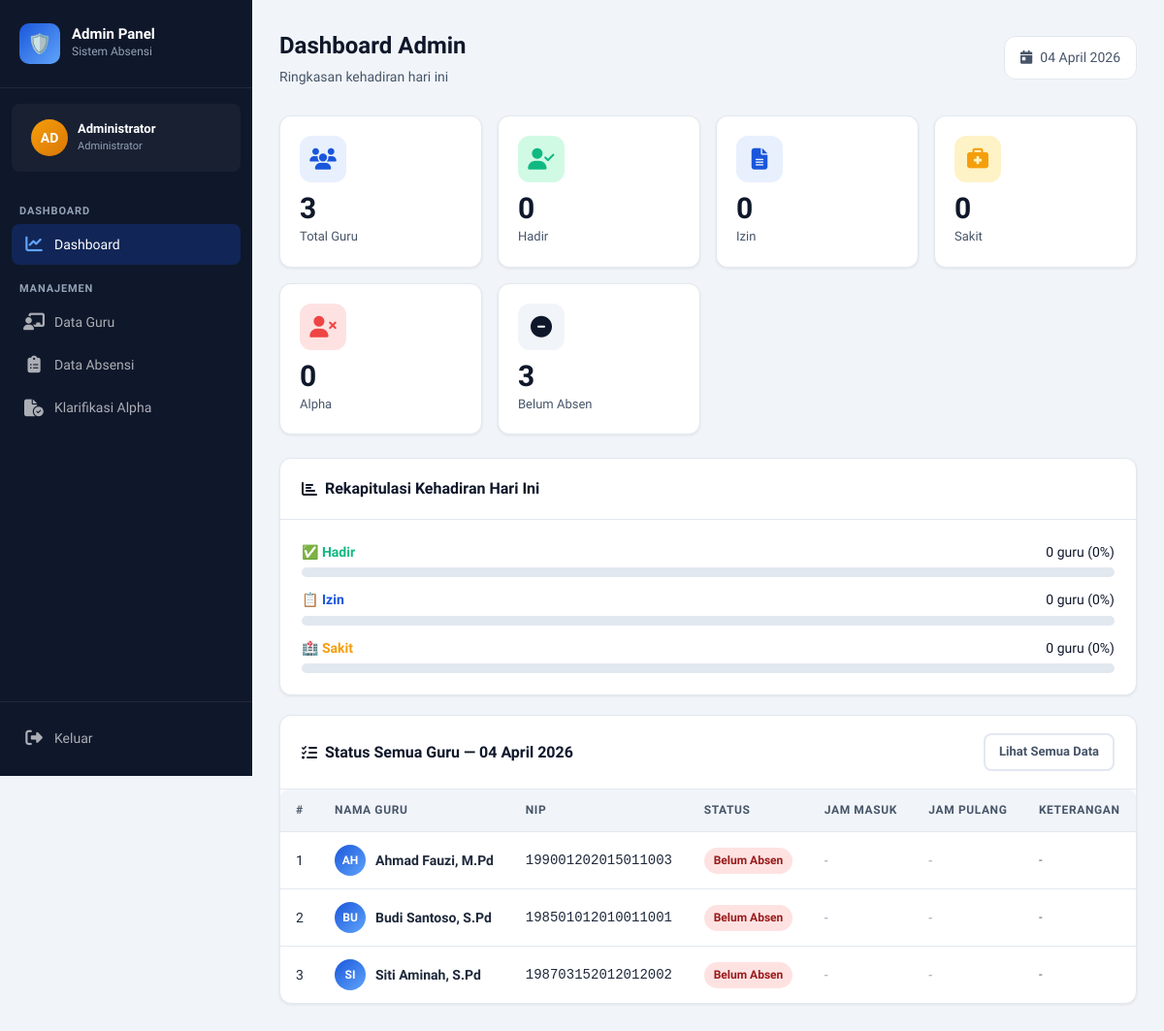
Screenshot of /admin/dashboard.php (signed in) with the database file from the repository.
### tables this page shows
CREATE TABLE IF NOT EXISTS guru (
    id INT AUTO_INCREMENT PRIMARY KEY,
    nama VARCHAR(100) NOT NULL,
    nip VARCHAR(30) NOT NULL UNIQUE,
    sk VARCHAR(50) DEFAULT NULL,
    spmt VARCHAR(100) DEFAULT NULL,
    password VARCHAR(255) NOT NULL,
    created_at TIMESTAMP DEFAULT CURRENT_TIMESTAMP
);

### includes/auth_admin.php (called while the page is built, shortened)
<?php
require_once __DIR__ . '/config.php';
$admin_id = (int)$_SESSION['admin_id'];
$stmt = $conn->prepare("SELECT * FROM admin WHERE id = ?");
$stmt->bind_param("i", $admin_id);
$stmt->execute();
$result = $stmt->get_result();
$admin = $result->fetch_assoc();
?>

### includes/config.php (called while the page is built, shortened)
<?php
function getTodayDate() {
    return date('Y-m-d');
}
function formatDate($date) {
    $bulan = ['', 'Januari', 'Februari', 'Maret', 'April', 'Mei', 'Juni',
              'Juli', 'Agustus', 'September', 'Oktober', 'November', 'Desember'];
    $d = explode('-', $date);
    return $d[2] . ' ' . $bulan[(int)$d[1]] . ' ' . $d[0];
}
?>

### admin/dashboard.php (the view, shortened to what this page needs)
<?php
require_once '../includes/auth_admin.php';
$today = getTodayDate();
$total_guru   = $conn->query("SELECT COUNT(*) as t FROM guru")->fetch_assoc()['t'];
$hadir        = $conn->query("SELECT COUNT(*) as t FROM absensi WHERE tanggal='$today' AND status='hadir' AND jam_masuk IS NOT NULL")->fetch_assoc()['t'];
$izin         = $conn->query("SELECT COUNT(*) as t FROM absensi WHERE tanggal='$today' AND status='izin'")->fetch_assoc()['t'];
$sakit        = $conn->query("SELECT COUNT(*) as t FROM absensi WHERE tanggal='$today' AND status='sakit'")->fetch_assoc()['t'];
$alpha        = $conn->query("SELECT COUNT(*) as t FROM absensi WHERE tanggal='$today' AND status='alpha'")->fetch_assoc()['t'];
$belum_absen  = $total_guru - $hadir - $izin - $sakit - $alpha;
$semua_guru = $conn->query("
    SELECT g.nama, g.nip, a.status, a.jam_masuk, a.jam_pulang, a.keterangan_masuk, a.keterangan_pulang, a.keterangan, a.klarifikasi_status
    FROM guru g
    LEFT JOIN absensi a ON g.id = a.guru_id AND a.tanggal = '$today'
    ORDER BY g.nama ASC
");
?>
<!DOCTYPE html>
<html lang="id">
<head>
    <link rel="stylesheet" href="../css/style.css">
    <link rel="stylesheet" href="https://cdnjs.cloudflare.com/ajax/libs/font-awesome/6.5.0/css/all.min.css">
</head>
<body>
<div class="app-layout">
    <aside class="sidebar">
        <div class="sidebar-header">
            <div class="sidebar-brand">
                <div class="brand-icon">🛡️</div>
                <div class="brand-text"><h2>Admin Panel</h2><p>Sistem Absensi</p></div>
            </div>
        </div>
        <div class="sidebar-user">
            <div class="user-avatar" style="background:linear-gradient(135deg,#f59e0b,#d97706);">AD</div>
            <div class="user-info">
                <h4><?= htmlspecialchars($admin['nama']) ?></h4>
                <p>Administrator</p>
            </div>
        </div>
        <nav class="sidebar-nav">
            <div class="nav-section">
                <div class="nav-section-title">Dashboard</div>
                <a href="dashboard.php" class="nav-item active"><i class="fas fa-chart-line nav-icon"></i> Dashboard</a>
            </div>
            <div class="nav-section">
                <div class="nav-section-title">Manajemen</div>
                <a href="guru.php" class="nav-item"><i class="fas fa-chalkboard-teacher nav-icon"></i> Data Guru</a>
                <a href="absensi.php" class="nav-item"><i class="fas fa-clipboard-list nav-icon"></i> Data Absensi</a>
                <a href="klarifikasi.php" class="nav-item" style="position:relative;">
                    <i class="fas fa-file-circle-check nav-icon"></i> Klarifikasi Alpha
                </a>
            </div>
        </nav>
        <div class="sidebar-footer">
            <a href="../logout.php" class="nav-item" onclick="return confirm('Yakin ingin keluar?')">
                <i class="fas fa-sign-out-alt nav-icon"></i> Keluar
            </a>
        </div>
    </aside>
    <main class="main-content">
        <div class="topbar">
            <div class="topbar-left">
                <h1>Dashboard Admin</h1>
                <p>Ringkasan kehadiran hari ini</p>
            </div>
            <div class="topbar-date">
                <i class="fas fa-calendar-day"></i> <?= formatDate($today) ?>
            </div>
        </div>
        <div class="stats-grid">
            <div class="stat-card blue">
                <div class="stat-icon"><i class="fas fa-users"></i></div>
                <div class="stat-value"><?= $total_guru ?></div>
                <div class="stat-label">Total Guru</div>
            </div>
            <div class="stat-card green">
                <div class="stat-icon"><i class="fas fa-user-check"></i></div>
                <div class="stat-value"><?= $hadir ?></div>
                <div class="stat-label">Hadir</div>
            </div>
            <div class="stat-card" style="background:white; border:1px solid var(--gray-200);">
                <div class="stat-icon" style="background:var(--primary-light); color:var(--primary);"><i class="fas fa-file-alt"></i></div>
                <div class="stat-value"><?= $izin ?></div>
                <div class="stat-label">Izin</div>
            </div>
            <div class="stat-card yellow">
                <div class="stat-icon"><i class="fas fa-briefcase-medical"></i></div>
                <div class="stat-value"><?= $sakit ?></div>
                <div class="stat-label">Sakit</div>
            </div>
            <div class="stat-card red">
                <div class="stat-icon"><i class="fas fa-user-times"></i></div>
                <div class="stat-value"><?= $alpha ?></div>
                <div class="stat-label">Alpha</div>
            </div>
            <?php if ($belum_absen > 0): ?>
            <div class="stat-card" style="background:white; border:1px solid var(--gray-200);">
                <div class="stat-icon" style="background:#f1f5f9; color:var(--gray-500);"><i class="fas fa-minus-circle"></i></div>
                <div class="stat-value" style="color:var(--gray-500);"><?= $belum_absen ?></div>
                <div class="stat-label">Belum Absen</div>
            </div>
            <?php endif; ?>
        </div>
        <?php
        $persen_hadir = $total_guru > 0 ? round(($hadir/$total_guru)*100) : 0;
        $persen_izin  = $total_guru > 0 ? round(($izin/$total_guru)*100) : 0;
        $persen_sakit = $total_guru > 0 ? round(($sakit/$total_guru)*100) : 0;
        ?>
        <div class="card">
            <div class="card-header">
                <div class="card-title"><i class="fas fa-chart-bar"></i> Rekapitulasi Kehadiran Hari Ini</div>
            </div>
            <div class="card-body">
                <div style="display:flex; flex-direction:column; gap:12px;">
                    <div>
                        <div style="display:flex; justify-content:space-between; font-size:0.875rem; margin-bottom:5px;">
                            <span style="color:var(--success); font-weight:600;">✅ Hadir</span>
                            <span><?= $hadir ?> guru (<?= $persen_hadir ?>%)</span>
                        </div>
                        <div style="background:var(--gray-200); border-radius:99px; height:10px;">
                        </div>
                    </div>
                    <div>
                        <div style="display:flex; justify-content:space-between; font-size:0.875rem; margin-bottom:5px;">
                            <span style="color:var(--primary); font-weight:600;">📋 Izin</span>
                            <span><?= $izin ?> guru (<?= $persen_izin ?>%)</span>
                        </div>
                        <div style="background:var(--gray-200); border-radius:99px; height:10px;">
                        </div>
                    </div>
                    <div>
                        <div style="display:flex; justify-content:space-between; font-size:0.875rem; margin-bottom:5px;">
                            <span style="color:var(--warning); font-weight:600;">🏥 Sakit</span>
                            <span><?= $sakit ?> guru (<?= $persen_sakit ?>%)</span>
                        </div>
                        <div style="background:var(--gray-200); border-radius:99px; height:10px;">
                        </div>
                    </div>
                </div>
            </div>
        </div>
        <div class="card">
            <div class="card-header">
                <div class="card-title"><i class="fas fa-list-check"></i> Status Semua Guru — <?= formatDate($today) ?></div>
                <a href="absensi.php" class="btn btn-outline btn-sm">Lihat Semua Data</a>
            </div>
            <div class="card-body" style="padding:0;">
                <div class="table-wrapper">
                    <table>
                        <thead>
                            <tr>
                                <th>#</th>
                                <th>Nama Guru</th>
                                <th>NIP</th>
                                <th>Status</th>
                                <th>Jam Masuk</th>
                                <th>Jam Pulang</th>
                                <th>Keterangan</th>
                            </tr>
                        </thead>
                        <tbody>
                        <?php $no=1; while ($row=$semua_guru->fetch_assoc()): ?>
                            <tr style="<?= $row['status']==='alpha' ? 'background:#fff5f5;' : '' ?>">
                                <td><?= $no++ ?></td>
                                <td>
                                    <div style="display:flex; align-items:center; gap:10px;">
                                        <div class="user-avatar" style="width:32px;height:32px;font-size:0.75rem;flex-shrink:0;">
                                            <?= strtoupper(substr($row['nama'],0,2)) ?>
                                        </div>
                                        <strong><?= htmlspecialchars($row['nama']) ?></strong>
                                    </div>
                                </td>
                                <td><code><?= htmlspecialchars($row['nip']) ?></code></td>
                                <td>
                                    <?php if ($row['status']==='hadir' && $row['jam_masuk'] && $row['jam_pulang']): ?>
                                        <span class="badge badge-success">Hadir Lengkap</span>
                                    <?php elseif ($row['status']==='hadir' && $row['jam_masuk']): ?>
                                        <span class="badge badge-warning">Masuk Saja</span>
                                    <?php elseif ($row['status']==='izin'): ?>
                                        <span class="badge badge-primary">Izin</span>
                                    <?php elseif ($row['status']==='sakit'): ?>
                                        <span class="badge badge-warning">Sakit</span>
                                    <?php else: ?>
                                        <span class="badge badge-danger">Belum Absen</span>
                                    <?php endif; ?>
                                </td>
                                <td>
                                    <?php if ($row['jam_masuk']): ?>
                                        <span style="color:var(--success);font-weight:600;">
                                            <i class="fas fa-sign-in-alt"></i> <?= formatTime($row['jam_masuk']) ?>
                                        </span>
                                        <?php if ($row['keterangan_masuk']): ?>
                                        <span class="badge <?= $row['keterangan_masuk']==='Terlambat'?'badge-danger':'badge-success' ?>" style="font-size:0.65rem;"><?= $row['keterangan_masuk'] ?></span>
                                        <?php endif; ?>
                                    <?php else: ?><span class="text-muted">-</span><?php endif; ?>
                                </td>
                                <td>
                                    <?php if ($row['jam_pulang']): ?>
                                        <span style="color:var(--danger);font-weight:600;">
                                            <i class="fas fa-sign-out-alt"></i> <?= formatTime($row['jam_pulang']) ?>
                                        </span>
                                        <?php if ($row['keterangan_pulang']): ?>
                                        <span class="badge <?= $row['keterangan_pulang']==='Lebih Awal'?'badge-warning':'badge-success' ?>" style="font-size:0.65rem;"><?= $row['keterangan_pulang'] ?></span>
                                        <?php endif; ?>
                                    <?php else: ?><span class="text-muted">-</span><?php endif; ?>
                                </td>
                                <td style="font-size:0.8125rem;color:var(--gray-600);max-width:150px;">
                                    <?= htmlspecialchars($row['keterangan'] ?: '-') ?>
                                </td>
                            </tr>
                        <?php endwhile; ?>
                        </tbody>
                    </table>
                </div>
            </div>
        </div>
    </main>
</div>
</body>
</html>

### rows the page displays
guru: nama "AH", nama "Ahmad Fauzi, M.Pd", nip "199001202015011003", keterangan "-"
guru: nama "BU", nama "Budi Santoso, S.Pd", nip "198501012010011001", keterangan "-"
guru: nama "SI", nama "Siti Aminah, S.Pd", nip "198703152012012002", keterangan "-"

### other values shown
$admin['nama'] "Administrator"
formatDate($today) "04 April 2026"
$total_guru "3"
$hadir "0"
$izin "0"
$sakit "0"
$alpha "0"
$belum_absen "3"
$persen_hadir "0"
$persen_izin "0"
$persen_sakit "0"
